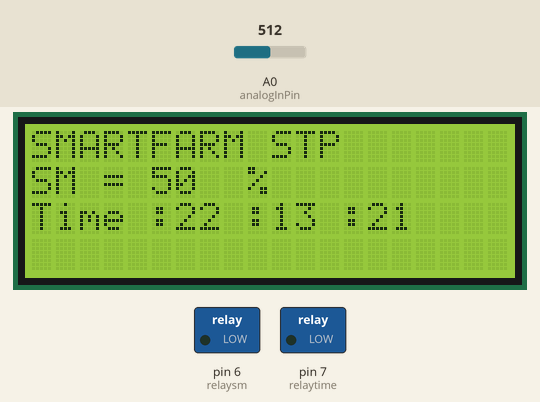
This sketch was run on a simulated Arduino Uno, built with avr-gcc and run on an emulated ATmega328P. On the bench: 20×4 character LCD, switched loads named in the sketch (green lamp = pin HIGH). The test bench sets the inputs (shaded band); at power-on: A0 (analogInPin) = 512. The local clock reads 2024-03-15 10:24:30 at power-on unless the sketch sets it; what the sketch prints to the serial monitor is not drawn.

Above: at 1.2 s.
1.3 s: A0 (analogInPin) set to 613
At 2.8 s:
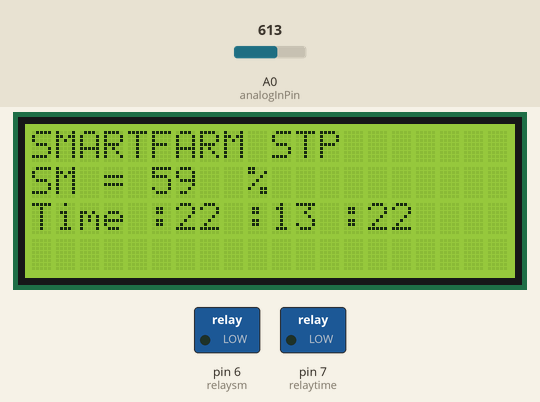
4.5 s: A0 (analogInPin) set to 641
At 5.9 s:
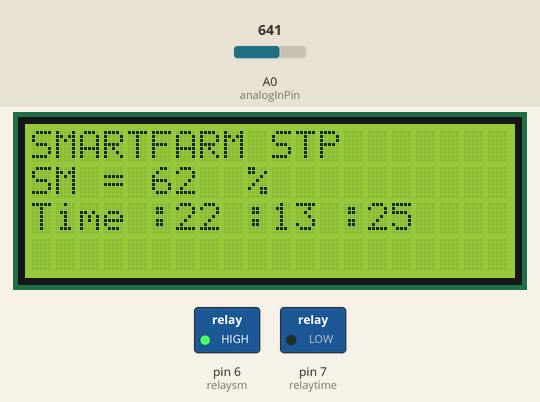
8.6 s: A0 (analogInPin) set to 716
At 41.1 s:
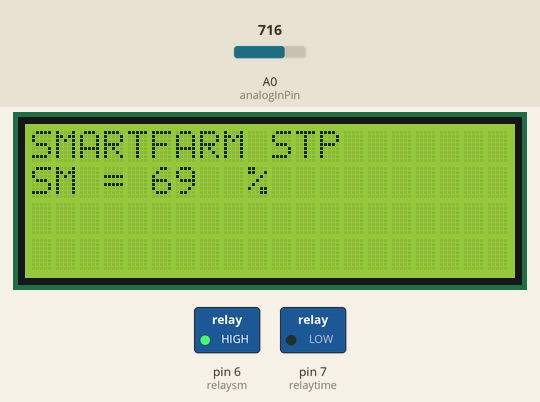
Timing chart, 0 to 41.9 s (numbered marks = the images above; inputs shaded):
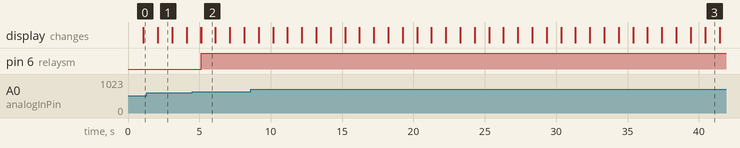

The sketch:

smartfarm-arduino.ino
```cpp
#include <LiquidCrystal.h>
#include <Wire.h>
#include <SPI.h>
#include <RTClib.h>
RTC_DS3231 RTC;


const int rs=12,en=11,d4=5,d5=4,d6=3,d7=2;
const int analogInPin = A0;
const int relaysm = 6; //ควบคุมอัตโนมัติ
const int relaytime =7; //เวลา //setRelaytime -------------------------
LiquidCrystal lcd(rs,en,d4,d5,d6,d7);


//--------------------------------------
int sensorValue = 0;        // ตัวแปรค่า Analog
int outputValue = 0;        // ตัวแปรสำหรับ Map เพื่อคิด %


void setup()//ค่าเริ่มต้นอุปกรณ์
{
  Serial.begin(9600); //กำหนดการแสดงตัวอักษร

  pinMode(relaysm, OUTPUT); //active relay ให้รีเลย์ทำงาน
  pinMode(relaytime,OUTPUT); //active relay ให้รีเลย์ทำงาน

 // set timer ตัวบอกเวลา
  Wire.begin();
  RTC.begin();
  RTC.adjust(DateTime(__DATE__, __TIME__)); //บอกเวลาตอนนี้
  DateTime now = RTC.now();
  RTC.turnOnAlarm(1); //ให้เวลาทำงาน

  lcd.begin(20,4); //20คือจำนวนคอลัมล์ของLCD 4คือจำนวนแถว
  lcd.clear();// ให้เคลียร์หน้าจอ
}

void loop() {

  //รดน้ำอัตโนมัติ---------------------
lcd.setCursor(0,0);
lcd.print("SMARTFARM STP");

  sensorValue = analogRead(A0);
  outputValue = map(sensorValue,0,1023,0,100);

  lcd.setCursor(0,1);
  Serial.print("SM = ");
  lcd.print("SM = "); //แสดงคำว่า SM ผ่านจอLCD
  lcd.setCursor(5,1); //กำหนดตำแหน่งที่ต้องการให้แสดง
  Serial.print(outputValue);
  lcd.print(outputValue); //แสดงอุณหภูมิผ่าน LCD
  lcd.setCursor(9,1);
  Serial.println("%  ");
  lcd.println("%  ");
  //delay(3000); // หน่วงเวลา 3 วินาที
  //lcd.clear();

  if (outputValue >60) {  //ตั้งค่า % ที่ต้องการจะรดน้ำต้นไม้
    digitalWrite(relaysm, HIGH);//ถ้าถึง%ที่ต้องรดน้ำก็จะให้มันทำงาน HIGHคือให้รีเลย์ทำงาน
  }
  else {
    digitalWrite(relaysm,LOW);//ถ้าถึง%ทีไม่ต้องงรดน้ำก็จะไม่ให้มันทำงาน LOWคือให้รีเลย์ไม่ทำงาน
  }
  delay(1000);


 //---รดน้ำตามเวลา----------------------------
  DateTime now = RTC.now(); //บอกเวลาตอนนี้
  lcd.setCursor (0,2);//ตำแหน่งที่ต้องการให้แสดง
  Serial.print("Time : ");
  lcd.print("Time : ");//แสดงtime ผ่านจอlcd
  lcd.setCursor (6,2);//ตำแหน่งที่ต้องการให้แสดง
  lcd.print(now.hour(), DEC);//แสดงhour ผ่านจอlcd
  Serial.print(now.hour(), DEC);
  lcd.setCursor (9,2);//ตำแหน่งที่ต้องการให้แสดง
  lcd.print(":");  //แสดง: ผ่านจอlcd
  //Serial.print(":");
  lcd.setCursor (10,2);//ตำแหน่งที่ต้องการให้แสดง
  lcd.print(now.minute(),DEC); //แสดงminute ผ่านจอlcd
  Serial.print(now.minute(),DEC);
  lcd.setCursor (13,2);
  lcd.print(":");
  //Serial.print(":");
  lcd.setCursor (14,2);//ตำแหน่งที่ต้องการให้แสดง
  lcd.print(now.second(),DEC ); //แสดงsecond ผ่านจอlcd
  Serial.print(now.second(),DEC);
  if(now.second()==00) //ถ้าถึงวินาทีที่00 ให้มันเคียร์หน้าจอ
  {
      lcd.clear ();
  }

 if (now.hour()==20 && now.minute()==10 && now.second()==00) //ถ้าถึงชั่วโมง นาที วินาที ที่กำหนดไว้ ให้มันรดน้ำ
  {
    digitalWrite(relaytime,HIGH);
  }
 else if (now.hour()==20 && now.minute()==11 && now.second()==30) //ถ้าถึงชั่วโมง นาที วินาที ที่กำหนดไว้ ให้มันไม่รดน้ำ
  {
    digitalWrite(relaytime,LOW);
  }
  else if (now.hour()==17 && now.minute()==41 && now.second()==00) //ถ้าถึงชั่วโมง นาที วินาที ที่กำหนดไว้ ให้มันรดน้ำ
  {
    digitalWrite(relaytime,HIGH);
  }

}
```

Measured:
- the behaviour switches between 624 and 625 on A0 (analogInPin) (found by bisection; images 1 and 2)
- after the input at 4.5 s, pin 6 (relaysm): LOW → HIGH after 0.62 s
